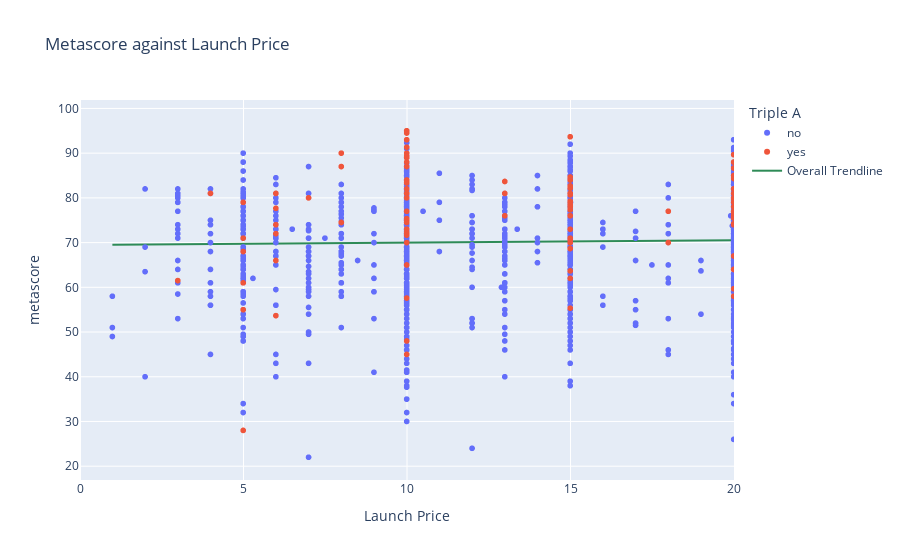

The notebook cell saved with this chart:
### Code cell
df1 = pd.read_csv("DATASETS/result.csv")[["metascore", "name", "userscore"]]
df2 = pd.read_csv("DATASETS/steam_reviews_revenue.csv")[["name", "Launch Price", "is_aaa"]]

df = pd.merge(df1, df2, how="inner", on="name")
df = df.groupby(df["name"]).aggregate({"name":"first", "Launch Price":"mean", "metascore":"mean", "is_aaa":"first"})

df["is_aaa"] = df["is_aaa"].replace({0:"no", 1:"yes"})

fig = px.scatter(df, x='Launch Price', y='metascore', trendline='ols', trendline_scope="overall", trendline_color_override='seagreen', title='Metascore against Launch Price', color="is_aaa", labels={"is_aaa":"Triple A"})
fig.update_layout(xaxis=dict(range=[0, 20]))
fig.show()

### Figure 1 — Plotly figure (JSON) as saved in the notebook; plotly's stock layout.template omitted (floating-point values rounded to 4 significant figures; data arrays with more than 128 entries replaced by an {"elided": "..."} marker saying what was removed)
{"data": [{"hovertemplate": "Triple A=no<br>Launch Price=%{x}<br>metascore=%{y}<extra></extra>", "legendgroup": "no", "marker": {"color": "#636efa", "symbol": "circle"}, "mode": "markers", "name": "no", "showlegend": true, "type": "scattergl", "x": {"elided": "1890 float values"}, "xaxis": "x", "y": {"elided": "1890 float values"}, "yaxis": "y"}, {"hovertemplate": "Triple A=yes<br>Launch Price=%{x}<br>metascore=%{y}<extra></extra>", "legendgroup": "yes", "marker": {"color": "#EF553B", "symbol": "circle"}, "mode": "markers", "name": "yes", "showlegend": true, "type": "scattergl", "x": {"elided": "147 float values"}, "xaxis": "x", "y": {"elided": "147 float values"}, "yaxis": "y"}, {"hovertemplate": "<b>OLS trendline</b><br>metascore = 0.0544091 * Launch Price + 69.4469<br>R<sup>2</sup>=0.003322<br><br>Launch Price=%{x}<br>metascore=%{y} <b>(trend)</b><extra></extra>", "legendgroup": "Overall Trendline", "line": {"color": "seagreen"}, "mode": "lines", "name": "Overall Trendline", "showlegend": true, "type": "scatter", "x": {"elided": "2037 float values"}, "xaxis": "x", "y": {"elided": "2037 float values"}, "yaxis": "y"}], "layout": {"legend": {"title": {"text": "Triple A"}, "tracegroupgap": 0}, "title": {"text": "Metascore against Launch Price"}, "xaxis": {"anchor": "y", "domain": [0, 1], "range": [0, 20], "title": {"text": "Launch Price"}}, "yaxis": {"anchor": "x", "domain": [0, 1], "title": {"text": "metascore"}}}}
